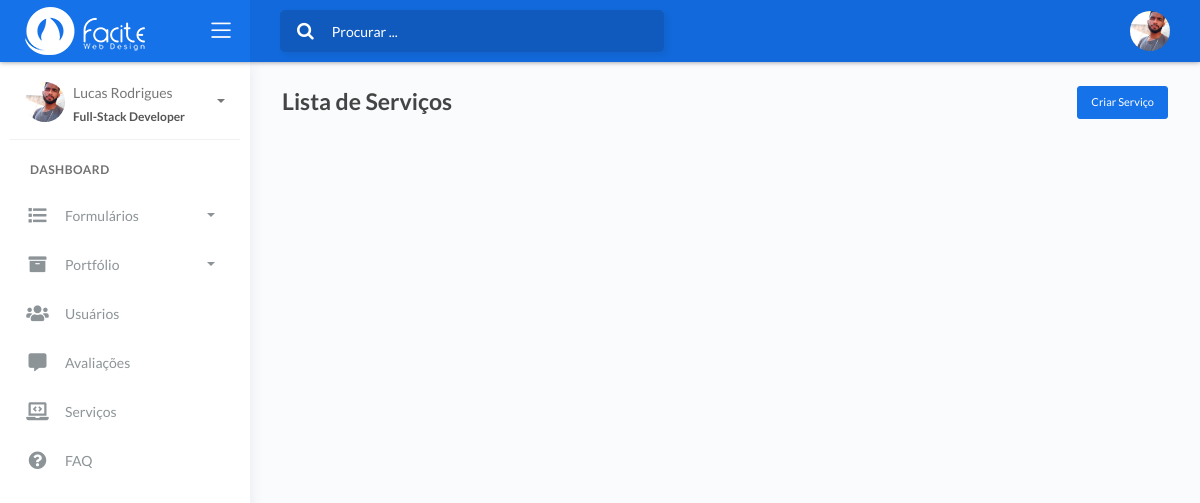
/facite42-pa/front/servico.php (signed in), run on an earlier commit of the app's database.
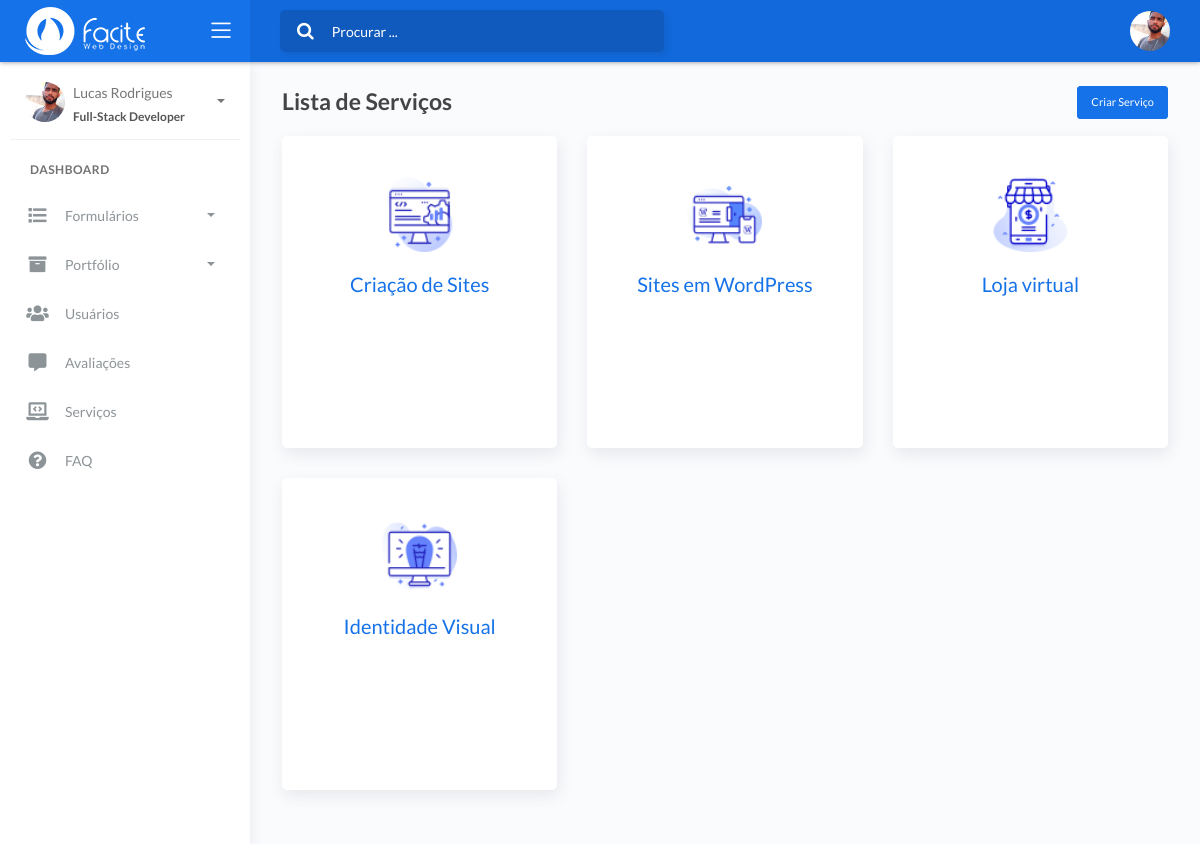
And on a later commit of the database.
### tables this page shows
CREATE TABLE `usuario` (
  `id` int NOT NULL,
  `nome` varchar(50) NOT NULL,
  `email` varchar(50) NOT NULL,
  `genero` int NOT NULL,
  `usuario` varchar(50) NOT NULL,
  `cargo` varchar(50) NOT NULL,
  `telefone` varchar(20) DEFAULT NULL,
  `nascimento` date DEFAULT NULL,
  `senha` varchar(250) NOT NULL,
  `imagem` varchar(100) NOT NULL
);

CREATE TABLE `servico` (
  `id` int NOT NULL,
  `titulo` varchar(80) NOT NULL,
  `descricao` varchar(1000) NOT NULL,
  `imagem` varchar(100) NOT NULL
);

### facite42-pa/front/includes/funcoes.php (called while the page is built)
<?php
require_once "classes/Conexao.php";
require_once "classes/Usuario.php";
$conexao = new Conexao();
$usuario = new Usuario();
require_once "classes/UsuarioModel.php";
if (isset($_SESSION['id'])) {
    $id = $_SESSION['id'];
    $usuarioModel = new UsuarioModel($conexao, $usuario);
    $usuarioSessao = $usuarioModel->recuperaSessao($id);
}

### facite42-pa/front/classes/Conexao.php (called while the page is built, shortened)
<?php
class Conexao
{
	private $host;
	private $user;
	private $password;
	public function __construct() {
        $this->host = 'mysql:host=127.0.0.1;dbname=facitewebdesign';
		$this->user = 'facite42_root';
        $this->password = 'L1n@d141P4uceK';
	}
    public function conectar() {
    	try {
			$conexao = new PDO(
							$this->host,
							$this->user,
							$this->password,
							array(
								PDO::ATTR_ERRMODE => PDO::ERRMODE_EXCEPTION,
								PDO::MYSQL_ATTR_INIT_COMMAND => "SET NAMES utf8"
							)
						);
			return $conexao;
		} catch (PDOException $e) {
			echo 'Erro na conexao. Erro reportado: ' . $e->getMessage();
			exit;
		}
    }
}

### facite42-pa/front/classes/UsuarioModel.php (called while the page is built, shortened)
<?php
class UsuarioModel
{
    private $conexao;
    public function __construct(Conexao $conexao, Usuario $usuario)
    {
        $this->conexao = $conexao->conectar();
    }
    public function recuperaSessao($id)
    {
        $sql = "SELECT * FROM usuario WHERE id = {$id}";
        $stmt = $this->conexao->prepare($sql);
        $stmt->execute();
        return $stmt->fetch(PDO::FETCH_OBJ);
    }
}

### facite42-pa/front/classes/ServicoModel.php (called while the page is built, shortened)
<?php
class ServicoModel
{
    private $conexao;
    public function __construct(Conexao $conexao, Servico $servico)
    {
        $this->conexao = $conexao->conectar();
    }
    public function recuperarServico()
    {
        $sql = "SELECT * FROM servico";
        $stmt = $this->conexao->prepare($sql);
        $stmt->execute();
        return $stmt->fetchAll(PDO::FETCH_OBJ);
    }
}

### facite42-pa/front/servico.php (the view, shortened to what this page needs)
<?php
include_once 'layouts/header.php';
include_once 'layouts/menu.php';
include_once 'classes/Conexao.php';
include_once 'classes/ServicoModel.php';
$conexao = new Conexao();
$servico = new Servico();
$servicoModel = new ServicoModel($conexao, $servico);
$servicos = $servicoModel->recuperarServico();
?>
<div class="content">
    <div class="page-inner">
        <a class="btn btn-primary btn-sm" href="form_servico" style="float: right;">Criar Serviço</a>
        <div class="page-header">
            <h4 class="page-title">Lista de Serviços</h4>
        </div>
        <div class="row">
            <?php foreach ($servicos as $svc) { ?>
                <div class="col-xs-12 col-sm-6 col-md-4">
                    <div class="image-flip">
                        <div class="mainflip flip-0">
                            <div class="frontside">
                                <div class="card">
                                    <div class="card-body text-center"><br>
                                        <p><img class=" img-fluid" src="assets/image/servico/<?= $svc->imagem ?>" alt="card image"></p>
                                        <h4 class="card-title"><?= $svc->titulo?></h4>
                                    </div>
                                </div>
                            </div>
                            <div class="backside" style="right: 0px;">
                                <div class="card">
                                    <div class="card-body text-center mt-4">
                                        <h4 class="card-title">Descrição do Serviço</h4>
                                        <p class="card-text"><?= $svc->descricao ?></p>
                                        <a href="form_servico?acao=editar&id=<?= $svc->id ?>" class="btn btn-light" title="Editar"><i class="fas fa-pen"></i></a>
                                    </div>
                                </div>
                            </div>
                        </div>
                    </div>
                </div>
            <?php } ?>
        </div>
    </div>
</div>
<?php
include_once 'layouts/footer.php';
?>

### facite42-pa/front/layouts/header.php (shortened to what this page needs)
<?php
	include_once "includes/funcoes.php";
?>
<!DOCTYPE html>
<html lang="pt-br">
<head>
	<link rel="stylesheet" href="assets/css/bootstrap.min.css">
	<link rel="stylesheet" href="assets/css/atlantis.min.css">
	<link rel="stylesheet" href="assets/owl.carousel/assets/owl.carousel.min.css">
</head>

### facite42-pa/front/layouts/menu.php (shortened to what this page needs)
<body>
    <div class="wrapper">
        <div class="main-header">
            <div class="logo-header" data-background-color="blue">
                <a href="inicio" class="logo">
                    <img src="assets/img/logo.png" alt="navbar brand" class="navbar-brand">
                </a>
                <div class="nav-toggle">
                    <button class="btn btn-toggle toggle-sidebar">
                        <i class="icon-menu"></i>
                    </button>
                </div>
            </div>
            <nav class="navbar navbar-header navbar-expand-lg" data-background-color="blue2">
                <div class="container-fluid">
                    <div class="collapse" id="search-nav">
                        <form class="navbar-left navbar-form nav-search mr-md-3">
                            <div class="input-group">
                                <div class="input-group-prepend">
                                    <button type="submit" class="btn btn-search pr-1">
                                        <i class="fa fa-search search-icon"></i>
                                    </button>
                                </div>
                                <input type="text" placeholder="Procurar ..." class="form-control">
                            </div>
                        </form>
                    </div>
                    <ul class="navbar-nav topbar-nav ml-md-auto align-items-center">
                        <li class="nav-item dropdown hidden-caret">
                            <a class="dropdown-toggle profile-pic" data-toggle="dropdown" href="#" aria-expanded="false">
                                <div class="avatar-sm">
                                    <img src="assets/image/usuario/<?= ($usuarioSessao->imagem != '' && file_exists('assets/image/usuario/' . $usuarioSessao->imagem) ? $usuarioSessao->imagem : 'user.jpg') ?>" alt="..." class="avatar-img rounded-circle">
                                </div>
                            </a>
                        </li>
                    </ul>
                </div>
            </nav>
        </div>
        <div class="sidebar sidebar-style-2">
            <div class="sidebar-wrapper scrollbar scrollbar-inner">
                <div class="sidebar-content">
                    <div class="user">
                        <div class="avatar-sm float-left mr-2">
                            <img src="assets/image/usuario/<?= ($usuarioSessao->imagem != '' && file_exists('assets/image/usuario/' . $usuarioSessao->imagem) ? $usuarioSessao->imagem : 'user.jpg') ?>" alt="..." class="avatar-img rounded-circle">
                        </div>
                        <div class="info">
                            <a data-toggle="collapse" href="#collapseExample" aria-expanded="true">
                                <span>
                                    <?= $usuarioSessao->nome ?>
                                    <span class="user-level"><?= $usuarioSessao->cargo ?></span>
                                    <span class="caret"></span>
                                </span>
                            </a>
                        </div>
                    </div>
                    <ul class="nav nav-primary">
                        <li class="nav-section">
                            <h4 class="text-section">Dashboard</h4>
                        </li>
                        <li class="nav-item">
                            <a data-toggle="collapse" href="#forms">
                                <i class="fas fa-list"></i>
                                <p>Formulários</p>
                                <span class="caret"></span>
                            </a>
                        </li>
                        <li class="nav-item">
                            <a data-toggle="collapse" href="#portfolio">
                                <i class="fas fa-archive"></i>
                                <p>Portfólio</p>
                                <span class="caret"></span>
                            </a>
                        </li>
                        <li class="nav-item">
                            <a data-target="collapse" href="usuario">
                                <i class="fas fa-users"></i>
                                <p>Usuários</p>
                            </a>
                        </li>
                        <li class="nav-item">
                            <a data-target="collapse" href="avaliacao">
                                <i class="fas fa-comment-alt"></i>
                                <p>Avaliações</p>
                            </a>
                        </li>
                        <li class="nav-item">
                            <a data-target="collapse" href="servico">
                                <i class="fas fa-laptop-code"></i>
                                <p>Serviços</p>
                            </a>
                        </li>
                        <li class="nav-item">
                            <a data-target="collapse" href="faq">
                                <i class="fas fa-question-circle"></i>
                                <p>FAQ</p>
                            </a>
                        </li>
                    </ul>
                </div>
            </div>
        </div>
        <div class="main-panel">

### facite42-pa/front/layouts/footer.php (shortened to what this page needs)
</div>
</div>
</body>
</html>

### facite42-pa/front/servico.php (style rules this page uses)
.btn-primary { color: #fff; background-color: #1572e8; border-color: #1572e8; }
.mainflip { -webkit-transition: 1s; -webkit-transform-style: preserve-3d; -ms-transition: 1s; -moz-transition: 1s; -moz-transform-style: preserve-3d; -ms-transform-style: preserve-3d; transition: 1s; transform-style: preserve-3d; position: relative; }
.frontside { position: relative; z-index: 2; margin-bottom: 30px; }
.backside { position: absolute; top: 0; left: 0; background: white; -webkit-transform: rotateY(-180deg); -moz-transform: rotateY(-180deg); -o-transform: rotateY(-180deg); -ms-transform: rotateY(-180deg); transform: rotateY(-180deg); -webkit-box-shadow: 5px 7px 9px -4px rgb(158, 158, 158); -moz-box-shadow: 5px 7px 9px -4px rgb(158, 158, 158); box-shadow: 5px 7px 9px -4px rgb(158, 158, 158); }
.frontside, .backside { -webkit-backface-visibility: hidden; -moz-backface-visibility: hidden; -ms-backface-visibility: hidden; backface-visibility: hidden; -webkit-transition: 1s; -webkit-transform-style: preserve-3d; -moz-transition: 1s; -moz-transform-style: preserve-3d; -o-transition: 1s; -o-transform-style: preserve-3d; -ms-transition: 1s; -ms-transform-style: preserve-3d; transition: 1s; transform-style: preserve-3d; }
.frontside .card, .backside .card { min-height: 312px; }
.backside .card a { font-size: 18px; color: #1572e8 !important; }
.frontside .card .card-title, .backside .card .card-title { color: #1572e8 !important; }
.frontside .card .card-body img { width: 75px; height: 75px; }

What changed in the data, as far as the page shows it:
added servico: imagem (picture), titulo "Criação de Sites"
added servico: imagem (picture), titulo "Sites em WordPress"
added servico: imagem (picture), titulo "Loja virtual"
added servico: imagem (picture), titulo "Identidade Visual"
